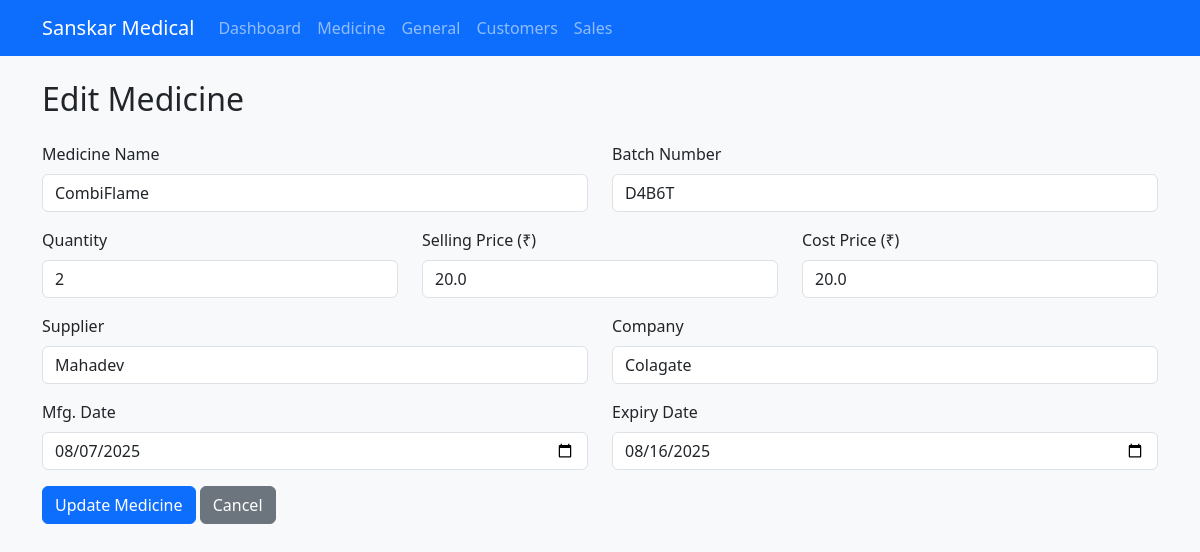
The page /inventory/edit/2 on the database its author committed.
### tables this page shows
CREATE TABLE medicines (
            id INTEGER PRIMARY KEY AUTOINCREMENT,
            name TEXT NOT NULL,
            batch_number TEXT UNIQUE NOT NULL,
            company TEXT NOT NULL,
            quantity INTEGER NOT NULL,
            price REAL NOT NULL,
            cost_price REAL NOT NULL,
            supplier TEXT,
            expiry_date DATE NOT NULL,
            mfg_date DATE,
            date_added TIMESTAMP DEFAULT CURRENT_TIMESTAMP,
            general BOOL DEFAULT FALSE,
            is_strip BOOL DEFAULT FALSE,          
            units_per_strip INTEGER DEFAULT 1,    
            single_unit_price REAL               
            );

### app.py (the view, shortened to what this page needs)
@app.route('/inventory/edit/<int:id>', methods=['GET', 'POST'])
def edit_medicine(id):
    with get_db_connection() as conn:
        cursor = conn.cursor()
        cursor.execute('SELECT * FROM medicines WHERE id=?', (id,))
        medicine = cursor.fetchone()
    if not medicine:
        flash('Medicine not found!', 'danger')
        return redirect(url_for('inventory'))
    return render_template('inventory/edit.html', medicine=medicine)

### database.py (called while the page is built)
@contextmanager
def get_db_connection():
    conn = sqlite3.connect(DATABASE)
    conn.row_factory = sqlite3.Row
    try:
        yield conn
    finally:
        conn.close()

### templates/inventory/edit.html
{% extends "base.html" %}
{% block content %}
<h2 class="mb-4">Edit Medicine</h2>
<form method="POST">
  <div class="row mb-3">
    <div class="col-md-6">
      <label for="name" class="form-label">Medicine Name</label>
      <input
        type="text"
        class="form-control"
        id="name"
        name="name"
        value="{{ medicine['name'] }}"
        required
      />
    </div>
    <div class="col-md-6">
      <label for="batch_number" class="form-label">Batch Number</label>
      <input
        type="text"
        class="form-control"
        id="batch_number"
        name="batch_number"
        value="{{ medicine['batch_number'] }}"
        required
      />
    </div>
  </div>
  <div class="row mb-3">
    <div class="col-md-4">
      <label for="quantity" class="form-label">Quantity</label>
      <input
        type="number"
        class="form-control"
        id="quantity"
        name="quantity"
        min="1"
        value="{{ medicine['quantity'] }}"
        required
      />
    </div>
    <div class="col-md-4">
      <label for="price" class="form-label">Selling Price (₹)</label>
      <input
        type="number"
        step="0.01"
        class="form-control"
        id="price"
        name="price"
        min="0"
        value="{{ medicine['price'] }}"
        required
      />
    </div>
    <div class="col-md-4">
      <label for="cost_price" class="form-label">Cost Price (₹)</label>
      <input
        type="number"
        step="0.01"
        class="form-control"
        id="cost_price"
        name="cost_price"
        min="0"
        value="{{ medicine['cost_price'] }}"
        required
      />
    </div>
  </div>
  <div class="row mb-3">
    <div class="col-md-6">
      <label for="supplier" class="form-label">Supplier</label>
      <input
        type="text"
        class="form-control"
        id="supplier"
        name="supplier"
        value="{{ medicine['supplier'] or '' }}"
      />
    </div>
    <div class="col-md-6">
      <label for="company" class="form-label">Company</label>
      <input
        type="text"
        class="form-control"
        id="company"
        name="company"
        value="{{ medicine['company'] or '' }}"
      />
    </div>
  </div>
  <div class="row mb-3">
    <div class="col-md-6">
      <label for="mfg_date" class="form-label">Mfg. Date</label>
      <input
        type="date"
        class="form-control"
        id="mfg_date"
        name="mfg_date"
        value="{{ medicine['mfg_date'] }}"
        required
      />
    </div>
    <div class="col-md-6">
      <label for="expiry_date" class="form-label">Expiry Date</label>
      <input
        type="date"
        class="form-control"
        id="expiry_date"
        name="expiry_date"
        value="{{ medicine['expiry_date'] }}"
        required
      />
    </div>
  </div>
  <div class="mb-3">
    <button type="submit" class="btn btn-primary">Update Medicine</button>
    <a href="{{ url_for('inventory') }}" class="btn btn-secondary">Cancel</a>
  </div>
</form>
{% endblock %}

### static/css/style.css (style rules this page uses)
body { background-color: #f8f9fa; }
.form-label { font-weight: 500; }

### rows shown on the page
medicines: name "CombiFlame", batch_number "D4B6T", quantity "2", price "20.0", cost_price "20.0", supplier "Mahadev", company "Colagate", mfg_date "08/07/2025", expiry_date "08/16/2025"
